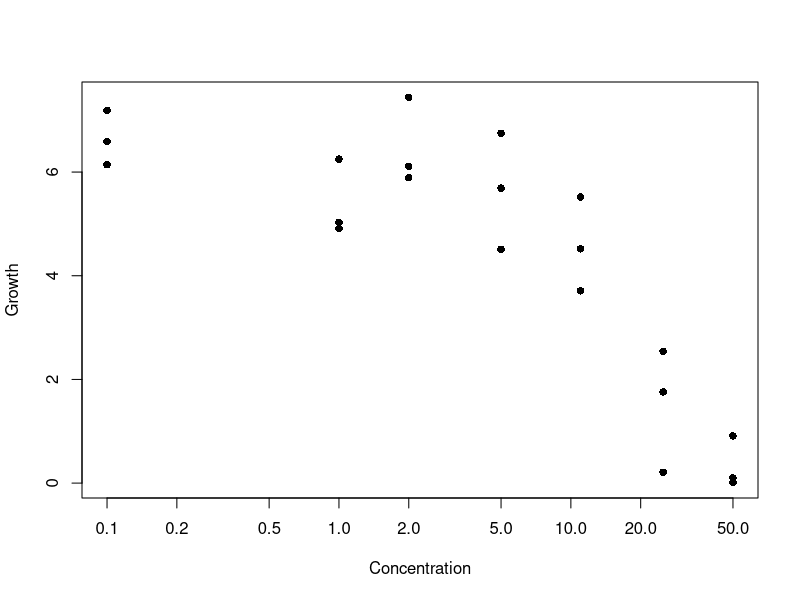
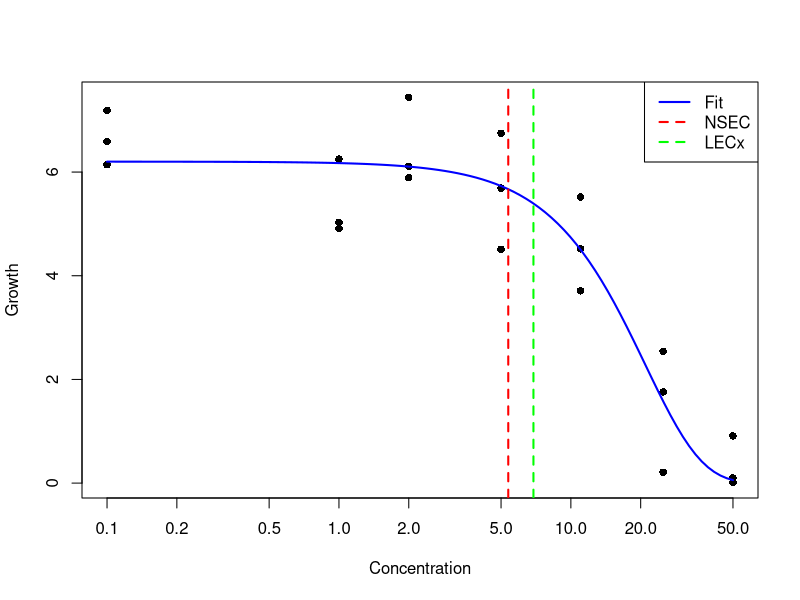

Write R code to recreate these figures, in order.
## ---- chunk 1

# Fish growth dataset (from paper example structure)
dat <- data.frame(
  conc = rep(c(0.1, 1, 2, 5, 11, 25, 50), each = 3),
  growth = c(
    6.59, 6.14, 7.19,
    4.91, 5.03, 6.25,
    5.89, 7.44, 6.11,
    4.51, 6.75, 5.69,
    4.52, 5.52, 3.71,
    2.54, 1.76, 0.21,
    0.10, 0.01, 0.91
  )
)

## ---- chunk 2
plot(dat$conc, dat$growth, pch = 16, xlab = "Concentration", ylab = "Growth", log="x")
## ---- chunk 3
nls_fit <- nls(
  growth ~ b0 * exp(-b1 * conc^b2),
  data = dat,
  start = list(b0 = 6, b1 = 0.05, b2 = 1)
)

summary(nls_fit)
## ---- chunk 4
b0 <- coef(nls_fit)["b0"]

# Approximate standard error from model
library(numDeriv)
vc <- vcov(nls_fit)
se_b0 <- sqrt(vc["b0","b0"])

# 95% lower bound for control mean
control_lower <- b0 - qt(0.95, df = nrow(dat) - length(coef(nls_fit))) * se_b0
## ---- chunk 5
b1 <- coef(nls_fit)["b1"]
b2 <- coef(nls_fit)["b2"]

# solve for x where model = control_lower
nsec <- ((-log(control_lower / b0)) / b1)^(1/b2)

nsec
## ---- chunk 6
dat$conc_f <- factor(dat$conc)

anova_fit <- aov(growth ~ conc_f, data = dat)
summary(anova_fit)
## ---- chunk 7
# pooled SD
mse <- summary(anova_fit)[[1]]["Residuals", "Mean Sq"]
n_rep <- 3

# Critical t-value
tcrit <- qt(0.95, df = anova_fit$df.residual)

pmsd <- tcrit * sqrt(2 * mse / n_rep)
pmsd
## ---- chunk 8
control_mean <- mean(dat$growth[dat$conc == 0.1])

x_percent <- (pmsd / control_mean) * 100
x_percent
## ---- chunk 9
target <- control_mean - pmsd

lecx <- ((-log(target / b0)) / b1)^(1/b2)

lecx
## ---- chunk 10
# Plot
plot(dat$conc, dat$growth, pch = 16, xlab = "Concentration", ylab = "Growth", log="x")

curve(coef(nls_fit)["b0"] * exp(-coef(nls_fit)["b1"] * x^coef(nls_fit)["b2"]),
      add = TRUE, col = "blue", lwd = 2)

abline(v = nsec, col = "red", lwd = 2, lty = 2)   # NSEC
abline(v = lecx, col = "green", lwd = 2, lty = 2) # LECx

legend("topright",
       legend = c("Fit", "NSEC", "LECx"),
       col = c("blue", "red", "green"),
       lty = c(1,2,2),
       lwd = 2)
